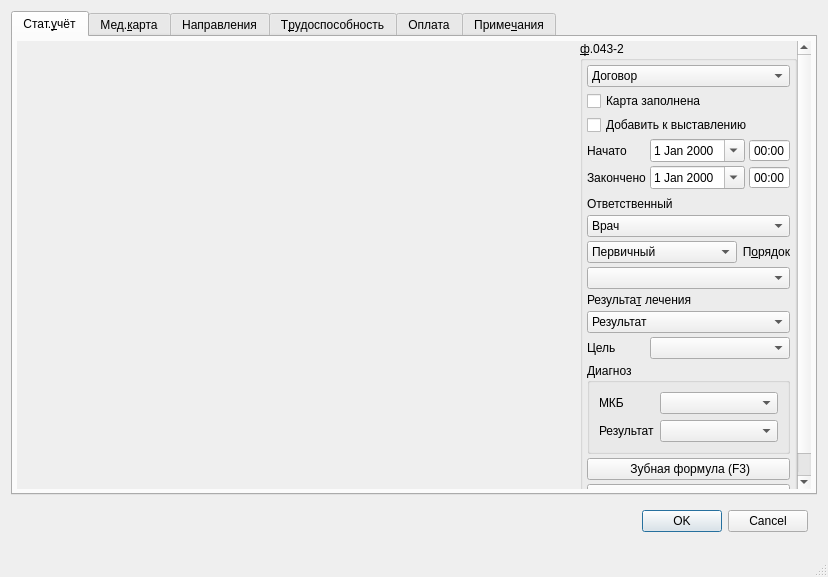
<?xml version="1.0" encoding="UTF-8"?>
<ui version="4.0">
 <class>Dialog</class>
 <widget class="QDialog" name="Dialog">
  <property name="geometry">
   <rect>
    <x>0</x>
    <y>0</y>
    <width>828</width>
    <height>577</height>
   </rect>
  </property>
  <property name="windowTitle">
   <string>Dialog</string>
  </property>
  <property name="sizeGripEnabled">
   <bool>true</bool>
  </property>
  <layout class="QVBoxLayout" name="verticalLayout_2">
   <item>
    <widget class="QTabWidget" name="tabWidget">
     <property name="tabPosition">
      <enum>QTabWidget::North</enum>
     </property>
     <property name="tabShape">
      <enum>QTabWidget::Rounded</enum>
     </property>
     <property name="currentIndex">
      <number>0</number>
     </property>
     <widget class="QWidget" name="tabToken">
      <attribute name="title">
       <string>Стат.&amp;учёт</string>
      </attribute>
      <layout class="QGridLayout" name="gridLayout_4">
       <property name="margin">
        <number>4</number>
       </property>
       <property name="spacing">
        <number>4</number>
       </property>
       <item row="0" column="0">
        <widget class="QScrollArea" name="scrollArea">
         <property name="frameShape">
          <enum>QFrame::NoFrame</enum>
         </property>
         <property name="widgetResizable">
          <bool>true</bool>
         </property>
         <widget class="QWidget" name="scrollAreaWidgetContents">
          <property name="geometry">
           <rect>
            <x>0</x>
            <y>0</y>
            <width>796</width>
            <height>452</height>
           </rect>
          </property>
          <layout class="QVBoxLayout" name="verticalLayout_3">
           <property name="margin">
            <number>0</number>
           </property>
           <item>
            <widget class="QSplitter" name="splitter_2">
             <property name="orientation">
              <enum>Qt::Vertical</enum>
             </property>
             <property name="childrenCollapsible">
              <bool>false</bool>
             </property>
             <widget class="QFrame" name="frameBaseAndDiagnosises">
              <property name="frameShape">
               <enum>QFrame::NoFrame</enum>
              </property>
              <property name="frameShadow">
               <enum>QFrame::Raised</enum>
              </property>
              <layout class="QHBoxLayout" name="horizontalLayout">
               <property name="spacing">
                <number>4</number>
               </property>
               <property name="margin">
                <number>0</number>
               </property>
               <item>
                <widget class="CActionsWidget" name="wdgActions" native="true"/>
               </item>
               <item>
                <widget class="QGroupBox" name="grpBase">
                 <property name="sizePolicy">
                  <sizepolicy hsizetype="Maximum" vsizetype="Preferred">
                   <horstretch>0</horstretch>
                   <verstretch>0</verstretch>
                  </sizepolicy>
                 </property>
                 <property name="title">
                  <string>&amp;ф.043-2</string>
                 </property>
                 <layout class="QGridLayout" name="gridLayout_2">
                  <property name="margin">
                   <number>4</number>
                  </property>
                  <property name="spacing">
                   <number>4</number>
                  </property>
                  <item row="3" column="1" colspan="3">
                   <widget class="QFrame" name="frmBegDateTime">
                    <property name="sizePolicy">
                     <sizepolicy hsizetype="Maximum" vsizetype="Preferred">
                      <horstretch>0</horstretch>
                      <verstretch>0</verstretch>
                     </sizepolicy>
                    </property>
                    <property name="frameShape">
                     <enum>QFrame::NoFrame</enum>
                    </property>
                    <property name="frameShadow">
                     <enum>QFrame::Plain</enum>
                    </property>
                    <property name="lineWidth">
                     <number>0</number>
                    </property>
                    <layout class="QHBoxLayout" name="horizontalLayout_3">
                     <property name="spacing">
                      <number>4</number>
                     </property>
                     <property name="margin">
                      <number>0</number>
                     </property>
                     <item>
                      <widget class="CDateEdit" name="edtBegDate">
                       <property name="sizePolicy">
                        <sizepolicy hsizetype="Maximum" vsizetype="Fixed">
                         <horstretch>0</horstretch>
                         <verstretch>0</verstretch>
                        </sizepolicy>
                       </property>
                       <property name="whatsThis">
                        <string>дата начала осмотра</string>
                       </property>
                       <property name="calendarPopup">
                        <bool>true</bool>
                       </property>
                      </widget>
                     </item>
                     <item>
                      <widget class="QTimeEdit" name="edtBegTime">
                       <property name="buttonSymbols">
                        <enum>QAbstractSpinBox::NoButtons</enum>
                       </property>
                       <property name="displayFormat">
                        <string>HH:mm</string>
                       </property>
                      </widget>
                     </item>
                    </layout>
                   </widget>
                  </item>
                  <item row="4" column="1" colspan="3">
                   <widget class="QFrame" name="frmEndDateTime">
                    <property name="sizePolicy">
                     <sizepolicy hsizetype="Maximum" vsizetype="Preferred">
                      <horstretch>0</horstretch>
                      <verstretch>0</verstretch>
                     </sizepolicy>
                    </property>
                    <property name="frameShape">
                     <enum>QFrame::NoFrame</enum>
                    </property>
                    <property name="frameShadow">
                     <enum>QFrame::Plain</enum>
                    </property>
                    <property name="lineWidth">
                     <number>0</number>
                    </property>
                    <layout class="QHBoxLayout" name="horizontalLayout_4">
                     <property name="spacing">
                      <number>4</number>
                     </property>
                     <property name="margin">
                      <number>0</number>
                     </property>
                     <item>
                      <widget class="CDateEdit" name="edtEndDate">
                       <property name="sizePolicy">
                        <sizepolicy hsizetype="Maximum" vsizetype="Fixed">
                         <horstretch>0</horstretch>
                         <verstretch>0</verstretch>
                        </sizepolicy>
                       </property>
                       <property name="whatsThis">
                        <string>дата окончания осмотра</string>
                       </property>
                       <property name="calendarPopup">
                        <bool>true</bool>
                       </property>
                      </widget>
                     </item>
                     <item>
                      <widget class="QTimeEdit" name="edtEndTime">
                       <property name="buttonSymbols">
                        <enum>QAbstractSpinBox::NoButtons</enum>
                       </property>
                       <property name="displayFormat">
                        <string>HH:mm</string>
                       </property>
                      </widget>
                     </item>
                    </layout>
                   </widget>
                  </item>
                  <item row="5" column="1" colspan="3">
                   <widget class="QFrame" name="frmNextDateTime">
                    <property name="sizePolicy">
                     <sizepolicy hsizetype="Maximum" vsizetype="Preferred">
                      <horstretch>0</horstretch>
                      <verstretch>0</verstretch>
                     </sizepolicy>
                    </property>
                    <property name="frameShape">
                     <enum>QFrame::NoFrame</enum>
                    </property>
                    <property name="frameShadow">
                     <enum>QFrame::Plain</enum>
                    </property>
                    <property name="lineWidth">
                     <number>0</number>
                    </property>
                    <layout class="QHBoxLayout" name="horizontalLayout_5">
                     <property name="spacing">
                      <number>4</number>
                     </property>
                     <property name="margin">
                      <number>0</number>
                     </property>
                    </layout>
                   </widget>
                  </item>
                  <item row="18" column="0" colspan="4">
                   <widget class="QGroupBox" name="groupBox">
                    <property name="title">
                     <string>Диагноз</string>
                    </property>
                    <layout class="QGridLayout" name="gridLayout_3" columnstretch="0,1">
                     <item row="0" column="0">
                      <widget class="QLabel" name="lblMKB">
                       <property name="text">
                        <string>МКБ</string>
                       </property>
                      </widget>
                     </item>
                     <item row="0" column="1">
                      <widget class="CICDCodeEditEx" name="cmbMKB"/>
                     </item>
                     <item row="1" column="0">
                      <widget class="QLabel" name="lblDiagnosticResult">
                       <property name="text">
                        <string>Результат</string>
                       </property>
                      </widget>
                     </item>
                     <item row="1" column="1">
                      <widget class="CRBComboBox" name="cmbDiagnosticResult"/>
                     </item>
                    </layout>
                   </widget>
                  </item>
                  <item row="4" column="0">
                   <widget class="QLabel" name="lblEndDate">
                    <property name="sizePolicy">
                     <sizepolicy hsizetype="Maximum" vsizetype="Preferred">
                      <horstretch>0</horstretch>
                      <verstretch>0</verstretch>
                     </sizepolicy>
                    </property>
                    <property name="text">
                     <string>Закончено</string>
                    </property>
                    <property name="buddy">
                     <cstring>edtEndDate</cstring>
                    </property>
                   </widget>
                  </item>
                  <item row="9" column="0" colspan="3">
                   <widget class="QComboBox" name="cmbPrimary">
                    <item>
                     <property name="text">
                      <string>Первичный</string>
                     </property>
                    </item>
                    <item>
                     <property name="text">
                      <string>Повторный</string>
                     </property>
                    </item>
                    <item>
                     <property name="text">
                      <string>Актив</string>
                     </property>
                    </item>
                   </widget>
                  </item>
                  <item row="13" column="0">
                   <widget class="QLabel" name="lblGoal">
                    <property name="text">
                     <string>Цель</string>
                    </property>
                    <property name="alignment">
                     <set>Qt::AlignLeading|Qt::AlignLeft|Qt::AlignVCenter</set>
                    </property>
                    <property name="buddy">
                     <cstring>cmbGoal</cstring>
                    </property>
                   </widget>
                  </item>
                  <item row="2" column="0" colspan="4">
                   <widget class="QCheckBox" name="chkExposeConfirmed">
                    <property name="text">
                     <string>Добавить к выставлению</string>
                    </property>
                   </widget>
                  </item>
                  <item row="12" column="0" colspan="4">
                   <widget class="CRBComboBox" name="cmbResult">
                    <property name="whatsThis">
                     <string>результат осмотра</string>
                    </property>
                    <item>
                     <property name="text">
                      <string>Результат</string>
                     </property>
                    </item>
                   </widget>
                  </item>
                  <item row="3" column="0">
                   <widget class="QLabel" name="lblBegDate">
                    <property name="sizePolicy">
                     <sizepolicy hsizetype="Maximum" vsizetype="Preferred">
                      <horstretch>0</horstretch>
                      <verstretch>0</verstretch>
                     </sizepolicy>
                    </property>
                    <property name="text">
                     <string>Начато</string>
                    </property>
                    <property name="buddy">
                     <cstring>edtBegDate</cstring>
                    </property>
                   </widget>
                  </item>
                  <item row="10" column="0" colspan="4">
                   <widget class="CRBComboBox" name="cmbOrder">
                    <item>
                     <property name="text">
                      <string/>
                     </property>
                    </item>
                    <item>
                     <property name="text">
                      <string>Плановый</string>
                     </property>
                    </item>
                    <item>
                     <property name="text">
                      <string>Экстренный</string>
                     </property>
                    </item>
                    <item>
                     <property name="text">
                      <string>Самообращение</string>
                     </property>
                    </item>
                    <item>
                     <property name="text">
                      <string>Принудительный</string>
                     </property>
                    </item>
                    <item>
                     <property name="text">
                      <string>Неотложный</string>
                     </property>
                    </item>
                   </widget>
                  </item>
                  <item row="13" column="1" colspan="3">
                   <widget class="CRBComboBox" name="cmbGoal">
                    <property name="whatsThis">
                     <string>результат осмотра</string>
                    </property>
                   </widget>
                  </item>
                  <item row="0" column="0" colspan="4">
                   <widget class="CContractComboBox" name="cmbContract">
                    <property name="whatsThis">
                     <string>номер, дата и основание договора в рамках которого производится осмотр</string>
                    </property>
                    <item>
                     <property name="text">
                      <string>Договор</string>
                     </property>
                    </item>
                   </widget>
                  </item>
                  <item row="11" column="0" colspan="4">
                   <widget class="QLabel" name="lblResult">
                    <property name="text">
                     <string>Результа&amp;т лечения</string>
                    </property>
                    <property name="alignment">
                     <set>Qt::AlignLeading|Qt::AlignLeft|Qt::AlignVCenter</set>
                    </property>
                    <property name="buddy">
                     <cstring>cmbResult</cstring>
                    </property>
                   </widget>
                  </item>
                  <item row="6" column="0" colspan="4">
                   <widget class="QLabel" name="lblPerson">
                    <property name="text">
                     <string>Ответственный</string>
                    </property>
                    <property name="buddy">
                     <cstring>cmbPerson</cstring>
                    </property>
                   </widget>
                  </item>
                  <item row="17" column="0" colspan="4">
                   <spacer>
                    <property name="orientation">
                     <enum>Qt::Vertical</enum>
                    </property>
                    <property name="sizeHint" stdset="0">
                     <size>
                      <width>16</width>
                      <height>20</height>
                     </size>
                    </property>
                   </spacer>
                  </item>
                  <item row="9" column="3">
                   <widget class="QLabel" name="lblOrder">
                    <property name="text">
                     <string>П&amp;орядок</string>
                    </property>
                    <property name="alignment">
                     <set>Qt::AlignRight|Qt::AlignTrailing|Qt::AlignVCenter</set>
                    </property>
                    <property name="buddy">
                     <cstring>cmbOrder</cstring>
                    </property>
                   </widget>
                  </item>
                  <item row="7" column="0" colspan="4">
                   <widget class="CPersonComboBoxEx" name="cmbPerson">
                    <property name="whatsThis">
                     <string>врач отвечающий за осмотр (терапевт)</string>
                    </property>
                    <item>
                     <property name="text">
                      <string>Врач</string>
                     </property>
                    </item>
                   </widget>
                  </item>
                  <item row="19" column="0" colspan="4">
                   <widget class="QPushButton" name="btnDentalFormula">
                    <property name="text">
                     <string> Зубная формула (F3)</string>
                    </property>
                   </widget>
                  </item>
                  <item row="20" column="0" colspan="4">
                   <widget class="QPushButton" name="btnAddAction">
                    <property name="text">
                     <string>Добавить мероприятие (F9)</string>
                    </property>
                   </widget>
                  </item>
                  <item row="1" column="0" colspan="4">
                   <widget class="QCheckBox" name="chkIsClosed">
                    <property name="text">
                     <string>Карта заполнена</string>
                    </property>
                   </widget>
                  </item>
                 </layout>
                </widget>
               </item>
              </layout>
             </widget>
            </widget>
           </item>
          </layout>
         </widget>
        </widget>
       </item>
      </layout>
     </widget>
     <widget class="CFastAmbCardPage" name="tabAmbCard">
      <attribute name="title">
       <string>Мед.&amp;карта</string>
      </attribute>
     </widget>
     <widget class="CReferralPage" name="tabReferral">
      <attribute name="title">
       <string>Направления</string>
      </attribute>
     </widget>
     <widget class="QWidget" name="tabTempInvalidEtc">
      <attribute name="title">
       <string>Т&amp;рудоспособность</string>
      </attribute>
      <layout class="QGridLayout" name="gridLayout">
       <property name="margin">
        <number>4</number>
       </property>
       <property name="spacing">
        <number>4</number>
       </property>
       <item row="0" column="0">
        <widget class="QScrollArea" name="scrollArea_2">
         <property name="frameShape">
          <enum>QFrame::NoFrame</enum>
         </property>
         <property name="widgetResizable">
          <bool>true</bool>
         </property>
         <widget class="QWidget" name="scrollAreaWidgetContents_2">
          <property name="geometry">
           <rect>
            <x>0</x>
            <y>0</y>
            <width>796</width>
            <height>452</height>
           </rect>
          </property>
          <layout class="QVBoxLayout" name="verticalLayout_6">
           <property name="margin">
            <number>0</number>
           </property>
           <item>
            <widget class="QTabWidget" name="tabTempInvalidAndAegrotat">
             <property name="currentIndex">
              <number>0</number>
             </property>
             <widget class="QWidget" name="tabTempInvalid">
              <attribute name="title">
               <string>Листок &amp;нетрудоспособности</string>
              </attribute>
              <layout class="QVBoxLayout" name="verticalLayout_5">
               <property name="spacing">
                <number>4</number>
               </property>
               <property name="margin">
                <number>4</number>
               </property>
               <item>
                <widget class="CTempInvalid" name="grpTempInvalid">
                 <property name="enabled">
                  <bool>true</bool>
                 </property>
                 <property name="sizePolicy">
                  <sizepolicy hsizetype="Preferred" vsizetype="Expanding">
                   <horstretch>0</horstretch>
                   <verstretch>0</verstretch>
                  </sizepolicy>
                 </property>
                 <property name="title">
                  <string>&amp;ВУТ</string>
                 </property>
                 <property name="checkable">
                  <bool>true</bool>
                 </property>
                 <property name="checked">
                  <bool>false</bool>
                 </property>
                </widget>
               </item>
              </layout>
             </widget>
             <widget class="QWidget" name="tabTempInvalidS">
              <attribute name="title">
               <string>Инвалидность</string>
              </attribute>
              <layout class="QGridLayout" name="gridLayout_5">
               <item row="0" column="0">
                <widget class="CTempInvalid" name="grpDisability">
                 <property name="enabled">
                  <bool>true</bool>
                 </property>
                 <property name="sizePolicy">
                  <sizepolicy hsizetype="Preferred" vsizetype="Expanding">
                   <horstretch>0</horstretch>
                   <verstretch>0</verstretch>
                  </sizepolicy>
                 </property>
                 <property name="title">
                  <string>&amp;Инвалидность</string>
                 </property>
                 <property name="checkable">
                  <bool>true</bool>
                 </property>
                 <property name="checked">
                  <bool>false</bool>
                 </property>
                </widget>
               </item>
              </layout>
             </widget>
             <widget class="QWidget" name="tabTempInvalidDisability">
              <attribute name="title">
               <string>Ограничения жизнедеятельности</string>
              </attribute>
              <layout class="QGridLayout" name="gridLayout_6">
               <item row="0" column="0">
                <widget class="CTempInvalid" name="grpVitalRestriction">
                 <property name="enabled">
                  <bool>true</bool>
                 </property>
                 <property name="sizePolicy">
                  <sizepolicy hsizetype="Preferred" vsizetype="Expanding">
                   <horstretch>0</horstretch>
                   <verstretch>0</verstretch>
                  </sizepolicy>
                 </property>
                 <property name="title">
                  <string>&amp;Ограничения жизнедеятельности</string>
                 </property>
                 <property name="checkable">
                  <bool>true</bool>
                 </property>
                 <property name="checked">
                  <bool>false</bool>
                 </property>
                </widget>
               </item>
              </layout>
             </widget>
            </widget>
           </item>
          </layout>
         </widget>
        </widget>
       </item>
      </layout>
     </widget>
     <widget class="CFastEventCashPage" name="tabCash">
      <attribute name="title">
       <string>Оплата</string>
      </attribute>
     </widget>
     <widget class="CFastEventNotesPage" name="tabNotes">
      <attribute name="title">
       <string>Приме&amp;чания</string>
      </attribute>
     </widget>
    </widget>
   </item>
   <item>
    <widget class="QWidget" name="widget" native="true">
     <layout class="QHBoxLayout" name="horizontalLayout_6">
      <item>
       <widget class="QLabel" name="lblProlongateEvent">
        <property name="text">
         <string/>
        </property>
       </widget>
      </item>
      <item>
       <widget class="QLabel" name="lblValueExternalId">
        <property name="text">
         <string/>
        </property>
       </widget>
      </item>
      <item>
       <widget class="QDialogButtonBox" name="buttonBox">
        <property name="orientation">
         <enum>Qt::Horizontal</enum>
        </property>
        <property name="standardButtons">
         <set>QDialogButtonBox::Cancel|QDialogButtonBox::Ok</set>
        </property>
       </widget>
      </item>
     </layout>
    </widget>
   </item>
   <item>
    <widget class="QStatusBar" name="statusBar">
     <property name="sizePolicy">
      <sizepolicy hsizetype="Preferred" vsizetype="Fixed">
       <horstretch>0</horstretch>
       <verstretch>0</verstretch>
      </sizepolicy>
     </property>
     <property name="toolTip">
      <string>A status bar</string>
     </property>
     <property name="whatsThis">
      <string>A status bar.</string>
     </property>
     <property name="sizeGripEnabled">
      <bool>false</bool>
     </property>
    </widget>
   </item>
  </layout>
 </widget>
 <customwidgets>
  <customwidget>
   <class>CRBComboBox</class>
   <extends>QComboBox</extends>
   <header>library/crbcombobox.h</header>
  </customwidget>
  <customwidget>
   <class>CPersonComboBoxEx</class>
   <extends>QComboBox</extends>
   <header>Orgs/PersonComboBoxEx.h</header>
  </customwidget>
  <customwidget>
   <class>CDateEdit</class>
   <extends>QDateEdit</extends>
   <header>library/DateEdit.h</header>
  </customwidget>
  <customwidget>
   <class>CContractComboBox</class>
   <extends>QComboBox</extends>
   <header>Orgs/OrgComboBox.h</header>
  </customwidget>
  <customwidget>
   <class>CFastEventNotesPage</class>
   <extends>QWidget</extends>
   <header>Events/EventNotesPage.h</header>
   <container>1</container>
  </customwidget>
  <customwidget>
   <class>CTempInvalid</class>
   <extends>QGroupBox</extends>
   <header>Events/TempInvalid.h</header>
   <container>1</container>
  </customwidget>
  <customwidget>
   <class>CFastEventCashPage</class>
   <extends>QWidget</extends>
   <header>Events/EventCashPage.h</header>
   <container>1</container>
  </customwidget>
  <customwidget>
   <class>CFastAmbCardPage</class>
   <extends>QWidget</extends>
   <header>Events/AmbCardPage.h</header>
   <container>1</container>
  </customwidget>
  <customwidget>
   <class>CReferralPage</class>
   <extends>QWidget</extends>
   <header>Events/ReferralPage.h</header>
   <container>1</container>
  </customwidget>
  <customwidget>
   <class>CICDCodeEditEx</class>
   <extends>QComboBox</extends>
   <header>library/ICDCodeEdit.h</header>
  </customwidget>
  <customwidget>
   <class>CActionsWidget</class>
   <extends>QWidget</extends>
   <header>Events/ActionsWidget.h</header>
   <container>1</container>
  </customwidget>
 </customwidgets>
 <tabstops>
  <tabstop>tabWidget</tabstop>
  <tabstop>scrollArea</tabstop>
  <tabstop>cmbContract</tabstop>
  <tabstop>chkIsClosed</tabstop>
  <tabstop>chkExposeConfirmed</tabstop>
  <tabstop>edtBegDate</tabstop>
  <tabstop>edtBegTime</tabstop>
  <tabstop>edtEndDate</tabstop>
  <tabstop>edtEndTime</tabstop>
  <tabstop>cmbPerson</tabstop>
  <tabstop>cmbPrimary</tabstop>
  <tabstop>cmbOrder</tabstop>
  <tabstop>cmbResult</tabstop>
  <tabstop>cmbGoal</tabstop>
  <tabstop>cmbMKB</tabstop>
  <tabstop>cmbDiagnosticResult</tabstop>
  <tabstop>btnDentalFormula</tabstop>
  <tabstop>buttonBox</tabstop>
  <tabstop>tabTempInvalidAndAegrotat</tabstop>
  <tabstop>scrollArea_2</tabstop>
  <tabstop>grpTempInvalid</tabstop>
 </tabstops>
 <resources/>
 <connections>
  <connection>
   <sender>buttonBox</sender>
   <signal>accepted()</signal>
   <receiver>Dialog</receiver>
   <slot>accept()</slot>
   <hints>
    <hint type="sourcelabel">
     <x>692</x>
     <y>832</y>
    </hint>
    <hint type="destinationlabel">
     <x>427</x>
     <y>-11</y>
    </hint>
   </hints>
  </connection>
  <connection>
   <sender>buttonBox</sender>
   <signal>rejected()</signal>
   <receiver>Dialog</receiver>
   <slot>reject()</slot>
   <hints>
    <hint type="sourcelabel">
     <x>738</x>
     <y>838</y>
    </hint>
    <hint type="destinationlabel">
     <x>726</x>
     <y>-9</y>
    </hint>
   </hints>
  </connection>
 </connections>
</ui>
